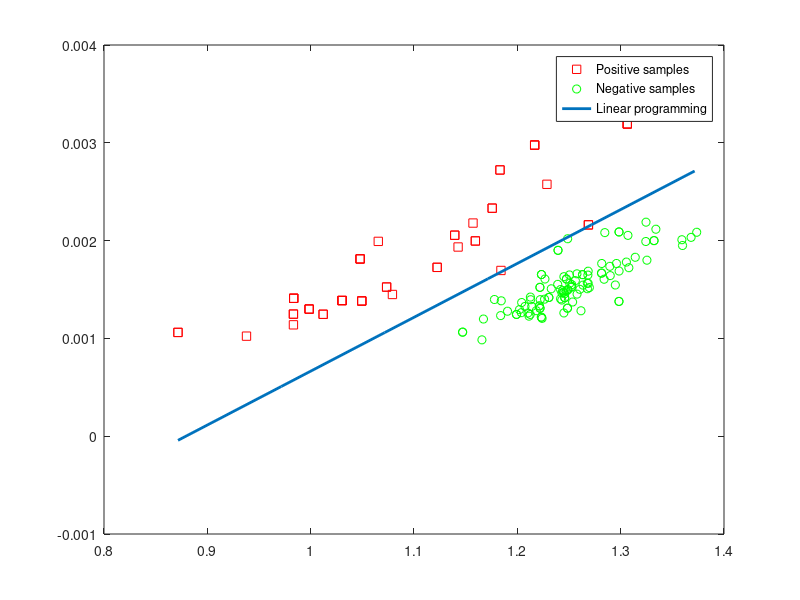

Source code (MATLAB):
%%
clc;
clear;
close all;

%% load data
x=load('data1.txt')';
y=load('data2.txt')';

d=2;
n=size(x,2);
m=size(y,2);


%%
%show the data
figure;
plot(x(1,:),x(2,:),'rs');
hold on;
plot(y(1,:),y(2,:),'go');
legend('Positive samples','Negative samples');

%%
%training..
for i=1:n
    A(i,:) = [-x(:,i)',-1];
end
for i=1:m
    A(i+n,:) = [y(:,i)',1];
end
c = ones(n+m,1)*(-1);
w = linprog(zeros(d+1,1),A,c);
hold on;

%% visualize the classification aera
minx=min(min(x(1,:)),min(y(1,:)));
maxx=max(max(x(1,:)),max(y(1,:)));
x1 = minx:0.1:maxx;
y1 = (-w(3)-w(1)*x1)/w(2);
plot(x1,y1,'-','LineWidth',2);
legend('Positive samples','Negative samples','Linear programming');


% %% svm
% H = eye(d+1);
% H(d+1,d+1) = 0;
% w = quadprog(H,zeros(d+1,1),A,c);
% hold on;
% x1 = minx:0.1:maxx;
% y1 = (-w(3)-w(1)*x1)/w(2);
% plot(x1,y1,'g-','LineWidth',2);
% y1 = (-1-w(3)-w(1)*x1)/w(2);
% plot(x1,y1,'g-','LineWidth',2);
% y1 = (1-w(3)-w(1)*x1)/w(2);
% plot(x1,y1,'g-','LineWidth',2);
% legend('Positive samples','Negative samples','Linear programming','Linear SVM');

